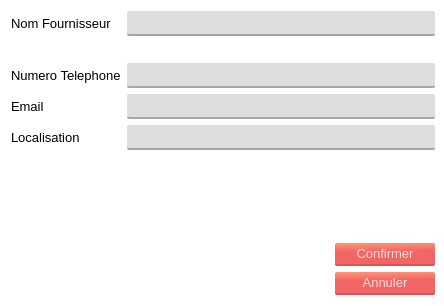
<?xml version="1.0" encoding="UTF-8"?>
<ui version="4.0">
 <class>Dialog</class>
 <widget class="QDialog" name="Dialog">
  <property name="windowModality">
   <enum>Qt::ApplicationModal</enum>
  </property>
  <property name="geometry">
   <rect>
    <x>0</x>
    <y>0</y>
    <width>444</width>
    <height>306</height>
   </rect>
  </property>
  <property name="windowTitle">
   <string>Dialog</string>
  </property>
  <property name="styleSheet">
   <string notr="true">*{
	font: 10pt;
}
#Dialog{
	
	background-color: rgb(255, 255, 255);
	font: 10pt;
}

.QPushButton{
	border-radius: 2;
	background-color: qlineargradient(spread:pad, x1:0.548, y1:1, x2:0.469455, y2:0, stop:0.627119 rgba(242, 101, 101, 255), stop:1 rgba(255, 146, 117, 255));
	border-bottom: 2px solid;
	border-bottom-color:rgb(221, 83, 83);
	padding: 3px 16px;
	color:rgb(255, 221, 221);	
	font: 10pt;
}
.QPushButton:pressed{
	background-color: rgb(220, 91, 91);
	border-bottom-color: rgb(194, 73, 73);
}

.QLineEdit, .QTextEdit{
	border-radius: 2;
	border-bottom: 2px solid rgb(166, 166, 166);
	font: 10pt;
	padding: 3px 6px;
	
	background-color:rgb(222, 222, 222);
}

.QComboBox{
	border-radius: 2;
	background-color:rgb(222, 222, 222);
	border: none;
	padding: 3px 6px;
	border-bottom: 2px solid rgb(166, 166, 166);
}
.QComboBox::drop-down{
	 subcontrol-origin: padding;
    subcontrol-position: top right;
	
	border-left-width: 1px;
    border-left-color: darkgray;
    border-left-style: solid;
}
QComboBox:!editable:on, QComboBox::drop-down:editable:on {
    background: qlineargradient(x1: 0, y1: 0, x2: 0, y2: 1,
                                stop: 0 #D3D3D3, stop: 0.4 #D8D8D8,
                                stop: 0.5 #DDDDDD, stop: 1.0 #E1E1E1);
}</string>
  </property>
  <property name="modal">
   <bool>true</bool>
  </property>
  <layout class="QGridLayout" name="gridLayout">
   <property name="rightMargin">
    <number>9</number>
   </property>
   <property name="spacing">
    <number>6</number>
   </property>
   <item row="0" column="0" colspan="2">
    <layout class="QFormLayout" name="formLayout">
     <property name="horizontalSpacing">
      <number>6</number>
     </property>
     <property name="verticalSpacing">
      <number>6</number>
     </property>
     <item row="0" column="0">
      <widget class="QLabel" name="label">
       <property name="minimumSize">
        <size>
         <width>100</width>
         <height>0</height>
        </size>
       </property>
       <property name="text">
        <string>Nom Fournisseur</string>
       </property>
       <property name="textInteractionFlags">
        <set>Qt::LinksAccessibleByKeyboard|Qt::LinksAccessibleByMouse</set>
       </property>
      </widget>
     </item>
     <item row="0" column="1">
      <widget class="QLineEdit" name="nom">
       <property name="enabled">
        <bool>true</bool>
       </property>
       <property name="whatsThis">
        <string>Matricule</string>
       </property>
       <property name="frame">
        <bool>true</bool>
       </property>
       <property name="dragEnabled">
        <bool>false</bool>
       </property>
       <property name="clearButtonEnabled">
        <bool>true</bool>
       </property>
      </widget>
     </item>
     <item row="2" column="0">
      <widget class="QLabel" name="label_2">
       <property name="minimumSize">
        <size>
         <width>100</width>
         <height>0</height>
        </size>
       </property>
       <property name="text">
        <string>Numero Telephone</string>
       </property>
      </widget>
     </item>
     <item row="2" column="1">
      <widget class="QLineEdit" name="tel">
       <property name="clearButtonEnabled">
        <bool>true</bool>
       </property>
      </widget>
     </item>
     <item row="3" column="0">
      <widget class="QLabel" name="label_3">
       <property name="minimumSize">
        <size>
         <width>100</width>
         <height>0</height>
        </size>
       </property>
       <property name="text">
        <string>Email</string>
       </property>
      </widget>
     </item>
     <item row="3" column="1">
      <widget class="QLineEdit" name="mail">
       <property name="clearButtonEnabled">
        <bool>true</bool>
       </property>
      </widget>
     </item>
     <item row="4" column="0">
      <widget class="QLabel" name="label_5">
       <property name="minimumSize">
        <size>
         <width>100</width>
         <height>0</height>
        </size>
       </property>
       <property name="text">
        <string>Localisation</string>
       </property>
      </widget>
     </item>
     <item row="4" column="1">
      <widget class="QLineEdit" name="loc">
       <property name="clearButtonEnabled">
        <bool>true</bool>
       </property>
      </widget>
     </item>
     <item row="1" column="1">
      <widget class="QLabel" name="erreurLabel">
       <property name="styleSheet">
        <string notr="true">color: rgb(255, 0, 0);</string>
       </property>
       <property name="text">
        <string/>
       </property>
      </widget>
     </item>
    </layout>
   </item>
   <item row="2" column="1">
    <widget class="QPushButton" name="confirmer_button">
     <property name="maximumSize">
      <size>
       <width>100</width>
       <height>16777215</height>
      </size>
     </property>
     <property name="text">
      <string>Confirmer</string>
     </property>
    </widget>
   </item>
   <item row="1" column="1">
    <spacer name="verticalSpacer">
     <property name="orientation">
      <enum>Qt::Vertical</enum>
     </property>
     <property name="sizeHint" stdset="0">
      <size>
       <width>20</width>
       <height>40</height>
      </size>
     </property>
    </spacer>
   </item>
   <item row="3" column="1">
    <widget class="QPushButton" name="pushButton_2">
     <property name="maximumSize">
      <size>
       <width>100</width>
       <height>16777215</height>
      </size>
     </property>
     <property name="text">
      <string>Annuler</string>
     </property>
    </widget>
   </item>
  </layout>
 </widget>
 <resources/>
 <connections>
  <connection>
   <sender>pushButton_2</sender>
   <signal>clicked()</signal>
   <receiver>Dialog</receiver>
   <slot>close()</slot>
   <hints>
    <hint type="sourcelabel">
     <x>303</x>
     <y>227</y>
    </hint>
    <hint type="destinationlabel">
     <x>85</x>
     <y>219</y>
    </hint>
   </hints>
  </connection>
 </connections>
</ui>
